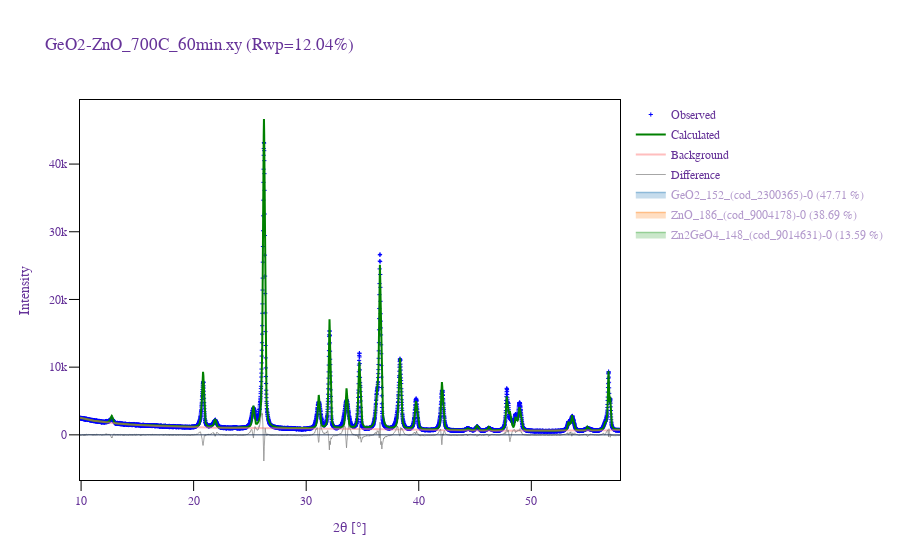

Write notebook code for a chart like this one.
### Markdown cell above
Each `SearchResult` has a `visualize` method to visualize the refined pattern and missing/extra peaks in the solution.

### Code cell
search_results[0].visualize()

### Figure 1 — Plotly figure (JSON) as saved in the notebook; plotly's stock layout.template omitted (floating-point values rounded to 4 significant figures; data arrays with more than 128 entries replaced by an {"elided": "..."} marker saying what was removed)
{"data": [{"marker": {"color": "blue", "size": 3, "symbol": "cross-thin-open"}, "mode": "markers", "name": "Observed", "type": "scatter", "x": {"elided": "4416 float values"}, "y": {"elided": "4416 int values"}}, {"line": {"color": "green", "width": 2}, "mode": "lines", "name": "Calculated", "type": "scatter", "x": {"elided": "4416 float values"}, "y": {"elided": "4416 float values"}}, {"line": {"color": "#FF7F7F", "width": 2}, "mode": "lines", "name": "Background", "opacity": 0.5, "type": "scatter", "x": {"elided": "4416 float values"}, "y": {"elided": "4416 float values"}}, {"hoverinfo": "skip", "line": {"color": "#808080", "width": 1}, "mode": "lines", "name": "Difference", "opacity": 0.7, "type": "scatter", "x": {"elided": "4416 float values"}, "y": {"elided": "4416 float values"}}, {"hoverinfo": "none", "legendgroup": "GeO2_152_(cod_2300365)-0", "line": {"color": "#1f77b4", "width": 0}, "mode": "lines", "showlegend": false, "type": "scatter", "x": {"elided": "4416 float values"}, "y": {"elided": "4416 float values"}}, {"fill": "tonexty", "legendgroup": "GeO2_152_(cod_2300365)-0", "line": {"color": "#1f77b4", "width": 1.5}, "mode": "lines", "name": "GeO2_152_(cod_2300365)-0 (47.71 %)", "type": "scatter", "visible": "legendonly", "x": {"elided": "4416 float values"}, "y": {"elided": "4416 float values"}}, {"hovertemplate": "%{text}", "legendgroup": "GeO2_152_(cod_2300365)-0", "marker": {"color": "#1f77b4", "size": 5, "symbol": 142}, "mode": "markers", "name": "GeO2_152_(cod_2300365)-0 (47.71 %)", "showlegend": false, "text": ["20.85, 2175.10", "26.26, 2498.85", "26.26, 9141.23", "36.27, 1161.47", "38.34, 2269.52", "38.34, 15.00", "39.75, 1405.22", "42.07, 1927.38", "45.17, 45.79", "45.17, 168.22", "48.60, 491.13", "48.95, 1215.29", "53.31, 38.01", "53.31, 210.78", "53.63, 335.82", "53.63, 309.13", "56.55, 200.69"], "type": "scatter", "visible": "legendonly", "x": [20.85, 26.26, 26.26, 36.27, 38.34, 38.34, 39.75, 42.07, 45.17, 45.17, 48.6, 48.95, 53.31, 53.31, 53.63, 53.63, 56.55], "y": [-8278.0, -8278.0, -8278.0, -8278.0, -8278.0, -8278.0, -8278.0, -8278.0, -8278.0, -8278.0, -8278.0, -8278.0, -8278.0, -8278.0, -8278.0, -8278.0, -8278.0]}, {"hoverinfo": "none", "legendgroup": "ZnO_186_(cod_9004178)-0", "line": {"color": "#ff7f0e", "width": 0}, "mode": "lines", "showlegend": false, "type": "scatter", "x": {"elided": "4416 float values"}, "y": {"elided": "4416 float values"}}, {"fill": "tonexty", "legendgroup": "ZnO_186_(cod_9004178)-0", "line": {"color": "#ff7f0e", "width": 1.5}, "mode": "lines", "name": "ZnO_186_(cod_9004178)-0 (38.69 %)", "type": "scatter", "visible": "legendonly", "x": {"elided": "4416 float values"}, "y": {"elided": "4416 float values"}}, {"hovertemplate": "%{text}", "legendgroup": "ZnO_186_(cod_9004178)-0", "marker": {"color": "#ff7f0e", "size": 5, "symbol": 142}, "mode": "markers", "name": "ZnO_186_(cod_9004178)-0 (38.69 %)", "showlegend": false, "text": ["32.07, 3551.10", "34.72, 2646.50", "36.55, 6415.92", "47.83, 1433.23", "56.87, 2096.70"], "type": "scatter", "visible": "legendonly", "x": [32.07, 34.72, 36.55, 47.83, 56.87], "y": [-12690.0, -12690.0, -12690.0, -12690.0, -12690.0]}, {"hoverinfo": "none", "legendgroup": "Zn2GeO4_148_(cod_9014631)-0", "line": {"color": "#2ca02c", "width": 0}, "mode": "lines", "showlegend": false, "type": "scatter", "x": {"elided": "4416 float values"}, "y": {"elided": "4416 float values"}}, {"fill": "tonexty", "legendgroup": "Zn2GeO4_148_(cod_9014631)-0", "line": {"color": "#2ca02c", "width": 1.5}, "mode": "lines", "name": "Zn2GeO4_148_(cod_9014631)-0 (13.59 %)", "type": "scatter", "visible": "legendonly", "x": {"elided": "4416 float values"}, "y": {"elided": "4416 float values"}}, {"hovertemplate": "%{text}", "legendgroup": "Zn2GeO4_148_(cod_9014631)-0", "marker": {"color": "#2ca02c", "size": 5, "symbol": 142}, "mode": "markers", "name": "Zn2GeO4_148_(cod_9014631)-0 (13.59 %)", "showlegend": false, "text": ["12.05, 0.09", "12.75, 309.72", "17.44, 0.73", "20.29, 5.87", "21.53, 7.81", "21.53, 14.49", "21.93, 320.74", "23.90, 0.89", "25.32, 799.26", "27.06, 1.39", "27.06, 1.50", "28.01, 0.39", "28.01, 1.93", "28.39, 0.00", "30.77, 0.14", "31.12, 628.53", "31.12, 629.16", "32.51, 0.06", "32.51, 0.00", "33.32, 0.02", "33.32, 0.02", "33.59, 1493.62", "33.59, 38.40", "34.94, 0.07", "36.01, 1.23", "36.01, 1.36", "37.24, 0.04", "37.24, 0.38", "37.96, 0.01", "38.25, 388.20", "38.25, 387.85", "38.19, 7.53", "38.77, 0.05", "40.10, 0.01", "40.10, 1.08", "40.87, 0.01", "41.49, 0.01", "42.15, 0.06", "42.15, 0.34", "42.89, 0.00", "42.89, 0.01", "43.49, 0.02", "43.49, 0.57", "44.38, 5.25", "44.38, 5.05", "44.38, 2.24", "44.38, 2.17", "44.33, 78.03", "45.41, 0.04", "45.41, 0.02", "46.03, 0.02", "46.03, 0.51", "46.23, 4.88", "46.23, 144.12", "46.72, 0.00", "46.72, 0.24", "48.11, 318.03", "48.11, 319.98", "48.58, 0.02", "48.54, 0.62", "49.08, 0.04", "49.08, 0.27", "49.66, 0.45", "49.66, 0.16", "50.35, 0.44", "50.31, 0.70", "50.31, 0.04", "51.59, 3.00", "52.08, 0.97", "52.08, 0.00", "52.55, 0.02", "52.55, 0.06", "53.10, 0.54", "53.10, 0.09", "53.10, 0.40", "53.33, 60.63", "53.33, 60.97", "53.73, 0.31", "54.77, 0.00", "54.77, 0.31", "54.99, 43.82", "54.99, 43.74", "54.99, 38.49", "54.99, 38.21", "55.42, 0.48", "55.42, 0.16", "55.38, 0.73", "55.38, 0.04", "55.87, 0.31", "55.87, 0.01", "55.87, 0.00", "56.57, 57.88", "56.57, 93.31", "57.03, 0.15", "57.00, 0.02", "57.00, 0.31", "57.48, 0.35", "57.48, 0.25", "58.32, 180.09"], "type": "scatter", "visible": "legendonly", "x": [12.05, 12.75, 17.44, 20.29, 21.53, 21.53, 21.93, 23.9, 25.32, 27.06, 27.06, 28.01, 28.01, 28.39, 30.77, 31.12, 31.12, 32.51, 32.51, 33.32, 33.32, 33.59, 33.59, 34.94, 36.01, 36.01, 37.24, 37.24, 37.96, 38.25, 38.25, 38.19, 38.77, 40.1, 40.1, 40.87, 41.49, 42.15, 42.15, 42.89, 42.89, 43.49, 43.49, 44.38, 44.38, 44.38, 44.38, 44.33, 45.41, 45.41, 46.03, 46.03, 46.23, 46.23, 46.72, 46.72, 48.11, 48.11, 48.58, 48.54, 49.08, 49.08, 49.66, 49.66, 50.35, 50.31, 50.31, 51.59, 52.08, 52.08, 52.55, 52.55, 53.1, 53.1, 53.1, 53.33, 53.33, 53.73, 54.77, 54.77, 54.99, 54.99, 54.99, 54.99, 55.42, 55.42, 55.38, 55.38, 55.87, 55.87, 55.87, 56.57, 56.57, 57.03, 57.0, 57.0, 57.48, 57.48, 58.32], "y": [-17110.0, -17110.0, -17110.0, -17110.0, -17110.0, -17110.0, -17110.0, -17110.0, -17110.0, -17110.0, -17110.0, -17110.0, -17110.0, -17110.0, -17110.0, -17110.0, -17110.0, -17110.0, -17110.0, -17110.0, -17110.0, -17110.0, -17110.0, -17110.0, -17110.0, -17110.0, -17110.0, -17110.0, -17110.0, -17110.0, -17110.0, -17110.0, -17110.0, -17110.0, -17110.0, -17110.0, -17110.0, -17110.0, -17110.0, -17110.0, -17110.0, -17110.0, -17110.0, -17110.0, -17110.0, -17110.0, -17110.0, -17110.0, -17110.0, -17110.0, -17110.0, -17110.0, -17110.0, -17110.0, -17110.0, -17110.0, -17110.0, -17110.0, -17110.0, -17110.0, -17110.0, -17110.0, -17110.0, -17110.0, -17110.0, -17110.0, -17110.0, -17110.0, -17110.0, -17110.0, -17110.0, -17110.0, -17110.0, -17110.0, -17110.0, -17110.0, -17110.0, -17110.0, -17110.0, -17110.0, -17110.0, -17110.0, -17110.0, -17110.0, -17110.0, -17110.0, -17110.0, -17110.0, -17110.0, -17110.0, -17110.0, -17110.0, -17110.0, -17110.0, -17110.0, -17110.0, -17110.0, -17110.0, -17110.0]}, {"marker": {"color": "#f9726a", "opacity": 0.8, "size": 10, "symbol": 53}, "mode": "markers", "name": "Missing peaks", "text": [], "type": "scatter", "visible": "legendonly", "x": [], "y": []}, {"hovertemplate": "%{text}", "marker": {"color": "#335da0", "opacity": 0.8, "size": 10, "symbol": 53}, "mode": "markers", "name": "Extra peaks", "text": [], "type": "scatter", "visible": "legendonly", "x": [], "y": []}], "layout": {"autosize": true, "font": {"color": "RebeccaPurple", "family": "Arial, sans-serif"}, "legend": {"title": {"text": ""}, "tracegroupgap": 1}, "plot_bgcolor": "white", "shapes": [{"line": {"width": 1}, "type": "line", "x0": 0, "x1": 1, "xref": "x domain", "y0": 0, "y1": 0, "yref": "y"}], "title": {"text": "GeO2-ZnO_700C_60min.xy (Rwp=12.04%)"}, "xaxis": {"linecolor": "black", "linewidth": 1, "mirror": true, "range": [9.903, 57.88], "showline": true, "tickcolor": "black", "ticklen": 10, "ticks": "outside", "tickwidth": 1, "title": {"text": "2θ [°]"}}, "yaxis": {"linecolor": "black", "linewidth": 1, "mirror": true, "showline": true, "tickcolor": "black", "ticklen": 10, "ticks": "outside", "tickwidth": 1, "title": {"text": "Intensity"}}}}
